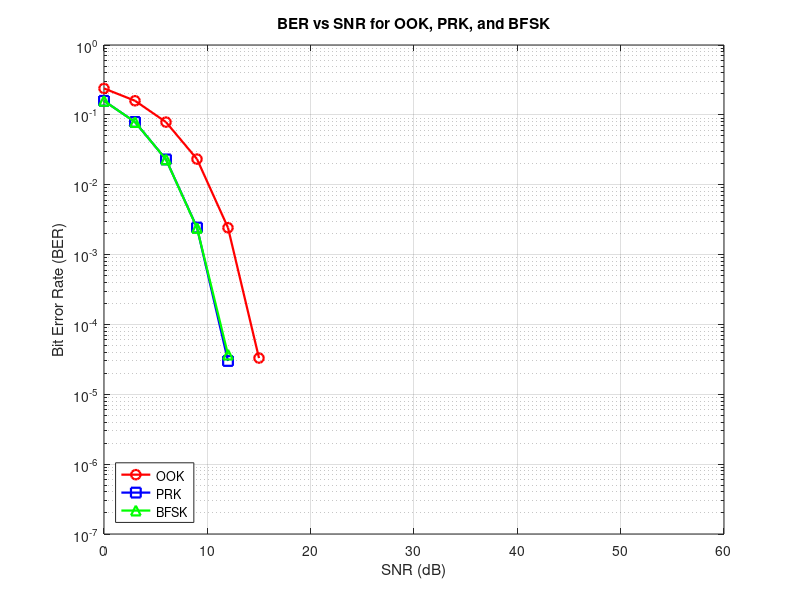

Source code (MATLAB):
%% Comparison of OOK, PRK, and BFSK Modulation Schemes
%  BER vs SNR performance (simulation only)
clear; clc; close all;

%% ---------- Simulation Parameters ----------
N         = 1e6;             % bits per SNR value
SNR_dB    = 0:3:60;          % SNR range in dB
SNR_lin   = 10.^(SNR_dB/10); % SNR (linear)

BER_OOK  = [];
BER_PRK  = [];
BER_BFSK = [];

%% ---------- Random Binary Data ----------
bits = randi([0 1], 1, N);   % same bits used for all schemes (fair comparison)

%% ---------- Loop over SNR ----------
for k = 1:length(SNR_dB)
    SNR = SNR_lin(k);

    % ===== OOK : 0 -> 0, 1 -> 1 =====
    s_OOK   = bits;
    Ps_OOK  = mean(abs(s_OOK).^2);     % signal power = 0.5
    Pn_OOK  = Ps_OOK / SNR;            % noise power from SNR definition
    sigma   = sqrt(Pn_OOK);            % real AWGN std
    noise   = sigma * randn(1, N);
    r_OOK   = s_OOK + noise;
    det_OOK = r_OOK > 0.5;             % optimum threshold = 0.5
    BER_OOK = [BER_OOK sum(det_OOK ~= bits)/N];

    % ===== PRK : 0 -> -1, 1 -> +1 =====
    s_PRK   = 2*bits - 1;
    Ps_PRK  = mean(abs(s_PRK).^2);     % signal power = 1
    Pn_PRK  = Ps_PRK / SNR;
    sigma   = sqrt(Pn_PRK);
    noise   = sigma * randn(1, N);
    r_PRK   = s_PRK + noise;
    det_PRK = r_PRK > 0;               % threshold = 0
    BER_PRK = [BER_PRK sum(det_PRK ~= bits)/N];

    % ===== BFSK : 0 -> 1 (in-phase), 1 -> j (quadrature) =====
    s_BFSK = zeros(1, N);
    s_BFSK(bits == 0) = 1;
    s_BFSK(bits == 1) = 1i;
    Ps_BFSK = mean(abs(s_BFSK).^2);    % signal power = 1
    Pn_BFSK = Ps_BFSK / SNR;
    sigma   = sqrt(Pn_BFSK/2);         % per-dimension std (complex noise)
    noise   = sigma * (randn(1, N) + 1i*randn(1, N));
    r_BFSK  = s_BFSK + noise;
    det_BFSK = imag(r_BFSK) > real(r_BFSK);   % decide closer orthogonal axis
    BER_BFSK = [BER_BFSK sum(det_BFSK ~= bits)/N];
end

%% ---------- Plot ----------
figure('Color','w');
semilogy(SNR_dB, BER_OOK,  'ro-', 'LineWidth', 1.6, 'MarkerSize', 7); hold on;
semilogy(SNR_dB, BER_PRK,  'bs-', 'LineWidth', 1.6, 'MarkerSize', 7);
semilogy(SNR_dB, BER_BFSK, 'g^-', 'LineWidth', 1.6, 'MarkerSize', 7);

grid on; box on;
xlabel('SNR (dB)');
ylabel('Bit Error Rate (BER)');
title('BER vs SNR for OOK, PRK, and BFSK');
legend({'OOK','PRK','BFSK'}, 'Location','southwest');
ylim([1e-7 1]);
xlim([SNR_dB(1) SNR_dB(end)]);
